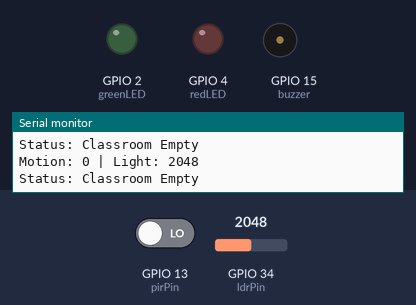
Recording of a sketch running on a simulated ESP32. Parts: output pins drawn as LEDs (lit = HIGH), buzzer (waves = sounding, pin HIGH), the last lines printed to the serial monitor. The test bench sets the inputs (shaded band); at power-on: GPIO 13 (pirPin) LOW, GPIO 34 (ldrPin) = 2048.

Above: at 1.8 s.
1.9 s: GPIO 13 (pirPin) driven HIGH
At 2.4 s:
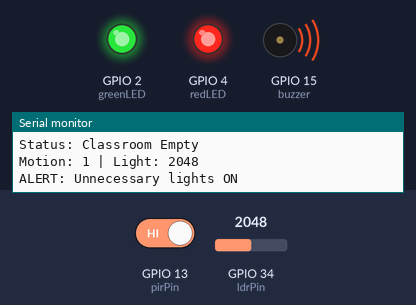
3.5 s: GPIO 34 (ldrPin) set to 532
5.2 s: GPIO 34 (ldrPin) set to 473
At 6.7 s:
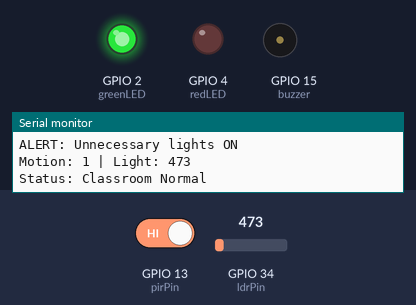
7.5 s: GPIO 34 (ldrPin) set to 540
At 8.3 s:
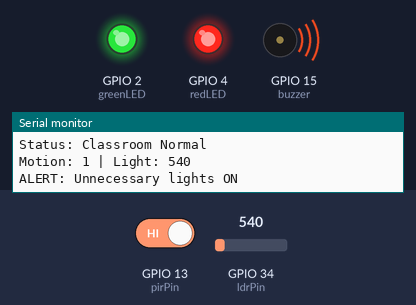
9.5 s: GPIO 34 (ldrPin) set to 491
At 11.0 s:
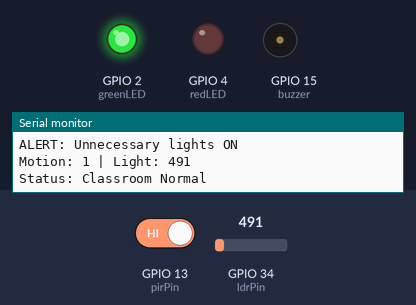
Timing chart, 0 to 12.5 s (numbered marks = the images above; inputs shaded):
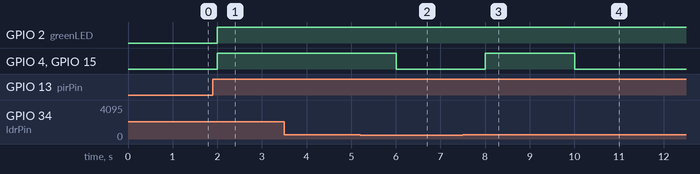

Measured:
- the behaviour switches between 501 and 500 on GPIO 34 (ldrPin) (found by bisection; images 1 and 2)
- after the input at 1.9 s, GPIO 2 (greenLED), GPIO 4 (redLED), GPIO 15 (buzzer): LOW → HIGH after 0.10 s
- after the input at 5.2 s, GPIO 4 (redLED), GPIO 15 (buzzer): HIGH → LOW after 0.80 s
- after the input at 7.5 s, GPIO 4 (redLED), GPIO 15 (buzzer): LOW → HIGH after 0.51 s
- after the input at 9.5 s, GPIO 4 (redLED), GPIO 15 (buzzer): HIGH → LOW after 0.51 s

The sketch:

smart_classroom_energy_monitoring.ino
```cpp
int pirPin   = 13;
int ldrPin   = 34;
int greenLED = 2;
int redLED   = 4;
int buzzer   = 15;

int lightThreshold = 500;

void setup() {
  Serial.begin(115200);

  pinMode(pirPin, INPUT_PULLDOWN);
  pinMode(greenLED, OUTPUT);
  pinMode(redLED, OUTPUT);
  pinMode(buzzer, OUTPUT);

  Serial.println("Smart Classroom Energy Monitor Started");
}

void loop() {
  int motion = digitalRead(pirPin);
  int lightValue = analogRead(ldrPin);

  Serial.print("Motion: ");
  Serial.print(motion);
  Serial.print(" | Light: ");
  Serial.println(lightValue);

  if (motion == HIGH) {
    digitalWrite(greenLED, HIGH);

    if (lightValue > lightThreshold) {
      digitalWrite(redLED, HIGH);
      digitalWrite(buzzer, HIGH);
      Serial.println("ALERT: Unnecessary lights ON");
    } else {
      digitalWrite(redLED, LOW);
      digitalWrite(buzzer, LOW);
      Serial.println("Status: Classroom Normal");
    }

  } else {
    digitalWrite(greenLED, LOW);
    digitalWrite(redLED, LOW);
    digitalWrite(buzzer, LOW);
    Serial.println("Status: Classroom Empty");
  }

  delay(1000);
}
```
